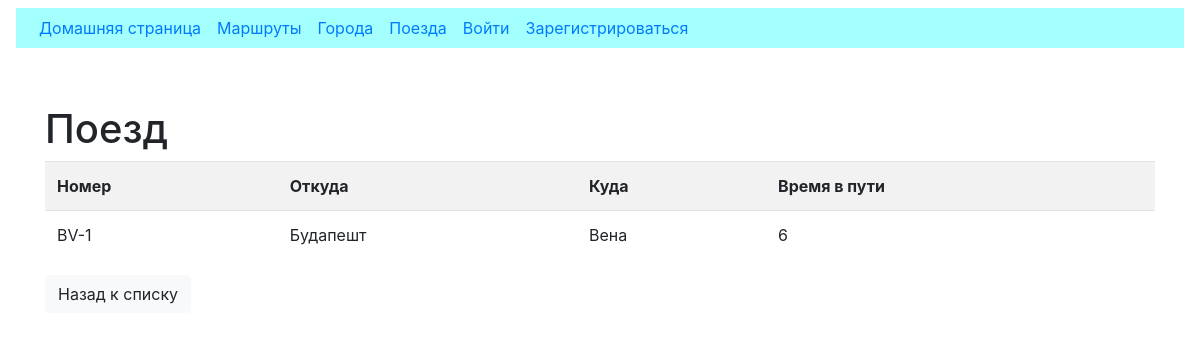
Page /trains/detail/25/ on the committed database.
### trains/models.py (models this page shows, shortened)
class Train(models.Model):
    name = models.CharField(max_length=50, unique=True, verbose_name='Номер поезда')
    travel_time = models.PositiveSmallIntegerField(verbose_name='Время в пути')
    from_city = models.ForeignKey('cities.City', on_delete=models.CASCADE, related_name='from_city_set',
                                  verbose_name='Из какого города')
    to_city = models.ForeignKey('cities.City', on_delete=models.CASCADE, related_name='to_city_set',
                                verbose_name='В какой город')
    class Meta:
        verbose_name = 'Поезд'
        verbose_name_plural = 'Поезда'
        ordering = ['name']

### cities/models.py (models this page shows, shortened)
class City(models.Model):
    name = models.CharField(max_length=20, unique=True, verbose_name="Город")
    def __str__(self):
        return self.name
    class Meta:
        verbose_name = "Город"
        verbose_name_plural = "Города"
        ordering = ["name"]

### trains/views.py (the view)
# urls.py: path('detail/<int:pk>/', TrainDetailView.as_view(), name="detail"),
class TrainDetailView(DetailView):
    queryset = Train.objects.all()
    template_name = 'trains/detail.html'

### trains/templates/trains/detail.html (shortened to what this page needs)
{% extends "base.html" %}
{% block content %}
    <h1>Поезд</h1>
    <div class="row">
        <div class="col-md">
            <table class="table table-striped">
                <tr>
                    <th>Номер</th>
                    <th>Откуда</th>
                    <th>Куда</th>
                    <th>Время в пути</th>
                </tr>
                <tr>
                    <td> {{ object.name }} </td>
                    <td>{{ object.from_city }}</td>
                    <td>{{ object.to_city }}</td>
                    <td>{{ object.travel_time }}</td>
                </tr>
            </table>
        </div>
    </div>
    <div class="row">
        <div class="col-md-4">
            <a href="{% url 'trains:home' %}">
                <button type="button" class="btn btn-light">Назад к списку</button>
            </a>
        </div>
    </div>
{% endblock %}

### rows in the picture
Train: name "BV-1", from_city "Будапешт", to_city "Вена", travel_time "6"
